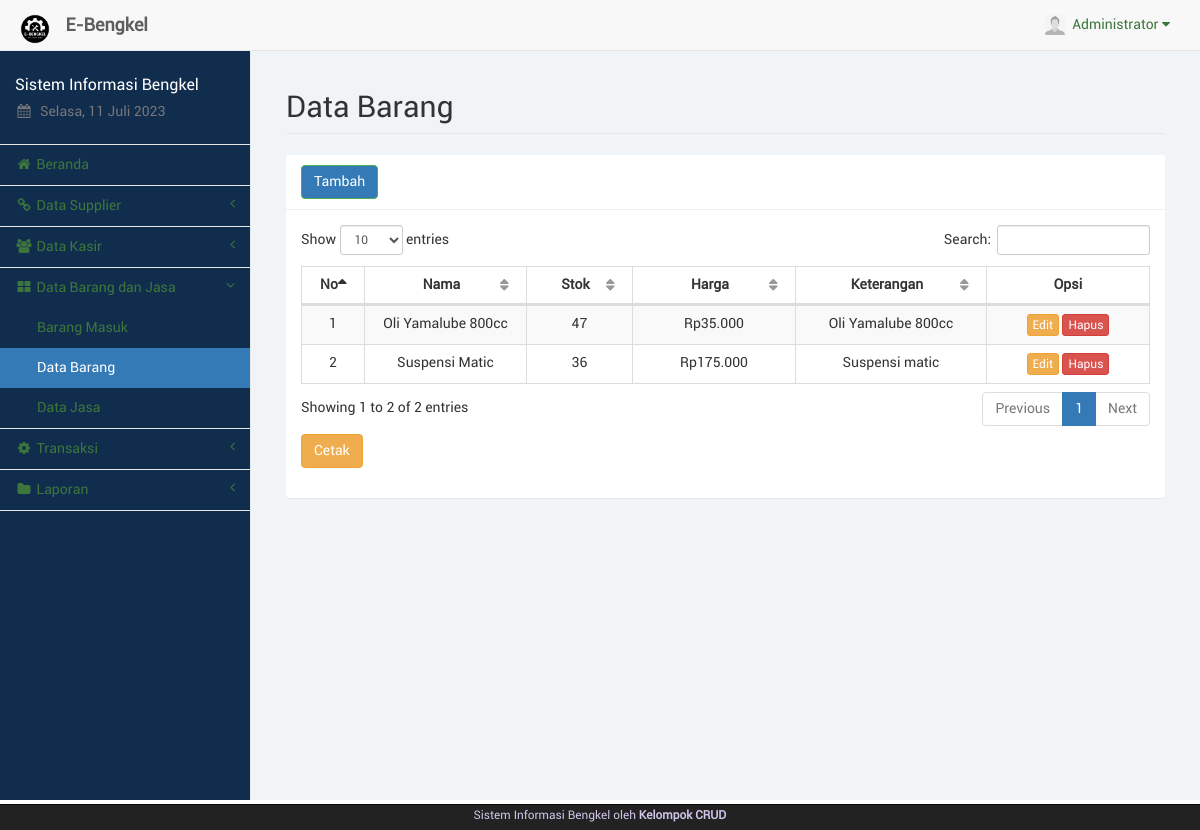
The page /barang.php (signed in) on the database its author committed.
### tables this page shows
CREATE TABLE `barangjasa` (
  `id_brg` int(11) NOT NULL,
  `nama` varchar(100) NOT NULL,
  `jenis` varchar(20) NOT NULL,
  `stok` varchar(10) NOT NULL,
  `harga` varchar(20) NOT NULL,
  `keterangan` text NOT NULL,
  `id_adm` int(11) NOT NULL
);

### sess_check.php (called while the page is built, shortened)
<?php
	$chk_sess = $_SESSION['admin'];
	include("dist/config/koneksi.php");
	$sql_sess = "SELECT * FROM admin WHERE id_adm='". $chk_sess ."'";
	$ress_sess = mysqli_query($conn, $sql_sess);
	$row_sess = mysqli_fetch_array($ress_sess);
	$sess_admname = $row_sess['nama_adm'];
	$sess_admfoto = $row_sess['foto_adm'];
?>

### dist/function/format_rupiah.php (called while the page is built, shortened)
<?php
	function format_rupiah($rp) {
		$jumlah = number_format($rp, 0, ",", ".");
		$rupiah = "Rp". $jumlah;
		return $rupiah;
	}
?>

### barang.php (the view, shortened to what this page needs)
<?php
	include("sess_check.php");
	$pagedesc = "Data Barang";
	include("layout_top.php");
	include("dist/function/format_rupiah.php");
?>
		<div id="page-wrapper">
            <div class="container-fluid">
                <div class="row">
                    <div class="col-lg-12">
                        <h1 class="page-header">Data Barang</h1>
                    </div>
                </div>
				<div class="row">
					<div class="col-lg-12"><?php include("layout_alert.php"); ?></div>
				</div>
				<div class="row">
					<div class="col-lg-12">
						<div class="panel panel-default">
							<div class="panel-heading">
								<a href="barang_tambah.php" class="btn btn-success">Tambah</a>
							</div>
							<div class="panel-body">
								<table class="table table-striped table-bordered table-hover" id="tabel-data">
									<thead>
										<tr>
											<th width="1%">No</th>
											<th width="10%">Nama</th>
											<th width="5%">Stok</th>
											<th width="10%">Harga</th>
											<th width="10%">Keterangan</th>
											<th width="10%">Opsi</th>
										</tr>
									</thead>
									<tbody>
										<?php
											$i = 1;
											$sql = "SELECT * FROM barangjasa WHERE jenis='barang' ORDER BY nama ASC";
											$ress = mysqli_query($conn, $sql);
											while($data = mysqli_fetch_array($ress)) {
												echo '<tr>';
												echo '<td class="text-center">'. $i .'</td>';
												echo '<td class="text-center">'. $data['nama'] .'</td>';
												echo '<td class="text-center">'. $data['stok'] .'</td>';
												echo '<td class="text-center">'. format_rupiah($data['harga']) .'</td>';
												echo '<td class="text-center">'. $data['keterangan'] .'</td>';
												echo '<td class="text-center">
													  <a href="barang_edit.php?brg='. $data['id_brg'] .'" class="btn btn-warning btn-xs">Edit</a>';?>
													  <a href="barang_hapus.php?brg=<?php echo $data['id_brg'];?>" onclick="return confirm('Apakah anda yakin akan menghapus <?php echo $data['nama'];?>?');" class="btn btn-danger btn-xs">Hapus</a></td>
												<?php
												echo '</tr>';
												$i++;
											}
										?>
									</tbody>
								</table>
							<div class="form-group">
									<a href="barang_stok.php" target="_blank" class="btn btn-warning">Cetak</a>
							</div>
							</div>
						</div>
					</div>
				</div>
            </div>
        </div>
<?php
	include("layout_bottom.php");
?>

### layout_top.php (shortened to what this page needs)
<?php
$haries = array("Sunday" => "Minggu", "Monday" => "Senin", "Tuesday" => "Selasa", "Wednesday" => "Rabu", "Thursday" => "Kamis", "Friday" => "Jum'at", "Saturday" => "Sabtu");
$bulans = array("", "Januari", "Februari", "Maret", "April", "Mei", "Juni", "Juli", "Agustus", "September", "Oktober", "November", "Desember");
$hari_ini = $haries[date("l")];
$bulan_ini = $bulans[date("n")];
$tanggal = date("d");
$tahun = date("Y");
?>
<!DOCTYPE html>
<html lang="en">
<head>
	<link rel="stylesheet" href="p.css">
	<link href="libs/bootstrap/dist/css/bootstrap.min.css" rel="stylesheet">
	<link href="libs/metisMenu/dist/metisMenu.min.css" rel="stylesheet">
	<link href="libs/datatables-plugins/integration/bootstrap/3/dataTables.bootstrap.css" rel="stylesheet">
	<link href="libs/datatables-responsive/css/dataTables.responsive.css" rel="stylesheet">
	<link href="dist/css/sb-admin-2.css" rel="stylesheet">
	<link href="dist/css/offline-font.css" rel="stylesheet">
	<link href="dist/css/custom.css" rel="stylesheet">
	<link href="libs/font-awesome/css/font-awesome.min.css" rel="stylesheet" type="text/css">
</head>
<body>
	<div id="wrapper" style="background-color: rgba(17, 45, 78, 1);">
		<nav class="navbar navbar-default navbar-static-top" role="navigation" style="margin-bottom: 0">
			<div class="navbar-header">
				<a class="navbar-brand hidden-xs" href="index.php">
					<img src="img/logo.png" alt="brand" width="40" class="float-left image-brand">
					<div class="float-right">&nbsp;<strong>E-Bengkel</strong></div>
				</a>
			</div>
			<ul class="nav navbar-top-links navbar-right">
				<li class="dropdown dropdown-right">
					<a class="dropdown-toggle" data-toggle="dropdown" href="#">
						<img src="img/<?php echo $sess_admfoto; ?>" width="20px" height="20px"
							padding="0px">&nbsp;&nbsp;<?php echo ucfirst($sess_admname); ?>&nbsp;<i
							class="fa fa-caret-down"></i>
					</a>
				</li>
			</ul>
			<div class="navbar-default sidebar" role="navigation" style="background-color: rgba(17, 45, 78, 1);">
				<div class="sidebar-nav navbar-collapse">
					<ul class="nav" id="side-menu">
						<li class="sidebar-search">
							<h4 style="color: white;">Sistem Informasi Bengkel</h4>
							<h5 class="text-muted"><i class="fa fa-calendar fa-fw"></i>&nbsp;
								<?php echo $hari_ini . ", " . $tanggal . " " . $bulan_ini . " " . $tahun ?>
							</h5>
						</li>
						<?php
						if ($pagedesc == "Beranda") {
							echo '<li><a href="index.php" class="active"><i class="fa fa-home fa-fw"></i>&nbsp;Beranda</a></li>';
						} else {
							echo '<li><a href="index.php"><i class="fa fa-home fa-fw"></i>&nbsp;Beranda</a></li>';
						}
						if (isset($menuparent) && $menuparent == "supplier") {
							echo '<li class="active">';
						} else {
							echo '<li>';
						}
						?>
						<a href="#"><i class="fa fa-chain fa-fw"></i>&nbsp;Data Supplier<span
								class="fa arrow"></span></a>
						<?php
						if (isset($menuparent) && $menuparent == "kasir") {
							echo '<li class="active">';
						} else {
							echo '<li>';
						}
						?>
						<a href="#"><i class="fa fa-group fa-fw"></i>&nbsp;Data Kasir<span class="fa arrow"></span></a>
						<?php
						if (isset($menuparent) && $menuparent == "barang") {
							echo '<li class="active">';
						} else {
							echo '<li>';
						}
						?>
						<a href="#"><i class="fa fa-th-large fa-fw"></i>&nbsp;Data Barang dan Jasa<span
								class="fa arrow"></span></a>
						<ul class="nav nav-second-level">
							<?php
							if ($pagedesc == "Barang Masuk") {
								echo '<li><a href="trxbarang.php" class="active">Barang Masuk</a></li>';
							} else {
								echo '<li><a href="trxbarang.php">Barang Masuk</a></li>';
							}
							if ($pagedesc == "Data Barang") {
								echo '<li><a href="barang.php" class="active">Data Barang</a></li>';
							} else {
								echo '<li><a href="barang.php">Data Barang</a></li>';
							}
							if ($pagedesc == "Data Jasa") {
								echo '<li><a href="jasa.php" class="active">Data Jasa</a></li>';
							} else {
								echo '<li><a href="jasa.php">Data Jasa</a></li>';
							}
							?>
						</ul>
						<?php
						if (isset($menuparent) && $menuparent == "transaksi") {
							echo '<li class="active">';
						} else {
							echo '<li>';
						}
						?>
						<a href="#"><i class="fa fa-gear fa-fw"></i>&nbsp;Transaksi<span class="fa arrow"></span></a>
						</li>
						<?php
						if (isset($menuparent) && $menuparent == "laporan") {
							echo '<li class="active">';
						} else {
							echo '<li>';
						}
						?>
						<a href="#"><i class="fa fa-folder fa-fw"></i>&nbsp;Laporan<span class="fa arrow"></span></a>
						</li>
					</ul>
				</div>
			</div>
		</nav>

### rows shown on the page
barangjasa: nama "Oli Yamalube 800cc", stok "47", harga "Rp35.000", keterangan "Oli Yamalube 800cc"
barangjasa: nama "Suspensi Matic", stok "36", harga "Rp175.000", keterangan "Suspensi matic"

### other values the page prints
$sess_admname "Administrator"
